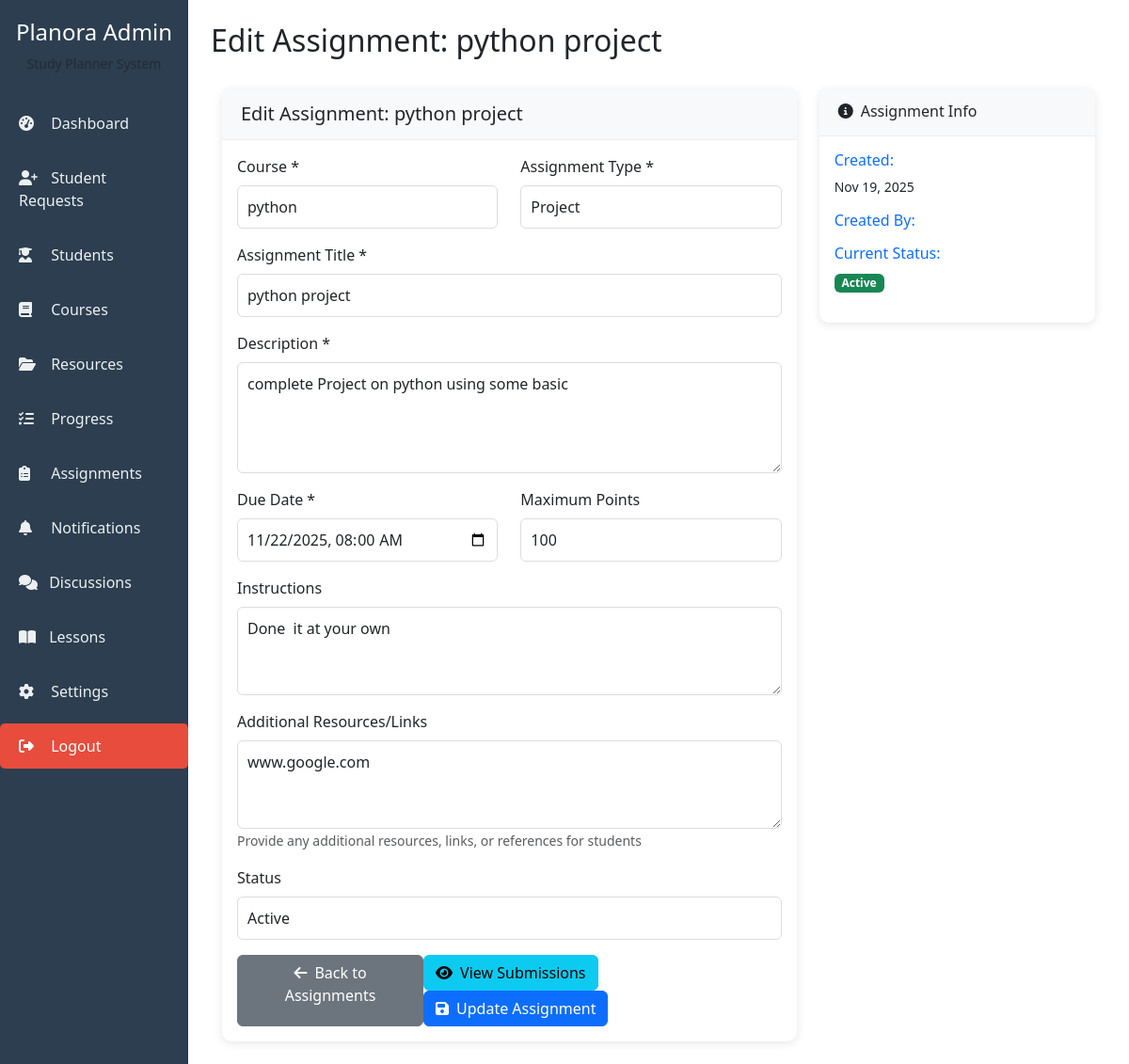
The app's page /edit_assignment/2/ (signed in) with its own data.
### core/models.py (models this page shows, shortened)
class Assignment(models.Model):
    ASSIGNMENT_TYPES = [
        ('project', 'Project'),
        ('quiz', 'Quiz'),
        ('homework', 'Homework'),
        ('exam', 'Exam'),
    ]
    STATUS_CHOICES = [
        ('active', 'Active'),
        ('inactive', 'Inactive'),
        ('completed', 'Completed'),
    ]
    course = models.ForeignKey(Course, on_delete=models.CASCADE)
    title = models.CharField(max_length=200)
    description = models.TextField()
    assignment_type = models.CharField(max_length=20, choices=ASSIGNMENT_TYPES, default='homework')
    due_date = models.DateTimeField()
    max_points = models.IntegerField(default=100)
    instructions = models.TextField(blank=True)
    resources = models.TextField(blank=True, help_text="Additional resources or links")
    status = models.CharField(max_length=20, choices=STATUS_CHOICES, default='active')
    created_by = models.ForeignKey(User, on_delete=models.CASCADE)
    created_at = models.DateTimeField(auto_now_add=True)
    updated_at = models.DateTimeField(auto_now=True)
    class Meta:
        ordering = ['-due_date']
    def is_overdue(self):
        return timezone.now() > self.due_date

### core/views.py (the view)
# urls.py: path('edit_assignment/<int:assignment_id>/', views.edit_assignment, name='edit_assignment'),
@login_required
def edit_assignment(request, assignment_id):
    if not request.user.is_staff and not request.user.is_superuser:
        messages.error(request, "Access denied!")
        return redirect('home')
    assignment = get_object_or_404(Assignment, id=assignment_id)
    if request.method == 'POST':
        form = AssignmentForm(request.POST, instance=assignment)
        if form.is_valid():
            try:
                form.save()
                messages.success(request, "Assignment updated successfully!")
                return redirect('admin_assignments')
            except Exception as e:
                messages.error(request, f"Error updating assignment: {str(e)}")
        else:
            messages.error(request, "Please correct the errors below.")
    else:
        form = AssignmentForm(instance=assignment)
    return render(request, 'admin_panel/edit_assignment.html', {
        'form': form,
        'assignment': assignment
    })

### core/forms.py
class AssignmentForm(forms.ModelForm):
    due_date = forms.DateTimeField(
        widget=forms.DateTimeInput(attrs={'type': 'datetime-local', 'class': 'form-control'}),
        input_formats=['%Y-%m-%dT%H:%M']
    )
    class Meta:
        model = Assignment
        fields = ['course', 'title', 'description', 'assignment_type', 'due_date', 'max_points', 'instructions', 'resources', 'status']
        widgets = {
            'course': forms.Select(attrs={'class': 'form-control'}),
            'title': forms.TextInput(attrs={'class': 'form-control'}),
            'description': forms.Textarea(attrs={'rows': 4, 'class': 'form-control'}),
            'assignment_type': forms.Select(attrs={'class': 'form-control'}),
            'max_points': forms.NumberInput(attrs={'class': 'form-control', 'min': 0}),
            'instructions': forms.Textarea(attrs={'rows': 3, 'class': 'form-control'}),
            'resources': forms.Textarea(attrs={'rows': 3, 'class': 'form-control'}),
            'status': forms.Select(attrs={'class': 'form-control'}),
        }

### core/models.py (called while the page is built)
    def __str__(self):
        return self.name

### core/templates/admin_panel/edit_assignment.html (shortened to what this page needs)
{% extends 'admin_panel/base_admin.html' %}
{% block page_title %}Edit Assignment: {{ assignment.title }}{% endblock %}
{% block content %}
<div class="container-fluid">
    <div class="row">
        <div class="col-md-8">
            <div class="card">
                <div class="card-header">
                    <h5 class="card-title mb-0">Edit Assignment: {{ assignment.title }}</h5>
                </div>
                <div class="card-body">
                    <form method="post">
                        <div class="row">
                            <div class="col-md-6 mb-3">
                                <label for="{{ form.course.id_for_label }}" class="form-label">Course *</label>
                                {{ form.course }}
                            </div>
                            <div class="col-md-6 mb-3">
                                <label for="{{ form.assignment_type.id_for_label }}" class="form-label">Assignment Type *</label>
                                {{ form.assignment_type }}
                            </div>
                        </div>
                        <div class="mb-3">
                            <label for="{{ form.title.id_for_label }}" class="form-label">Assignment Title *</label>
                            {{ form.title }}
                        </div>
                        <div class="mb-3">
                            <label for="{{ form.description.id_for_label }}" class="form-label">Description *</label>
                            {{ form.description }}
                        </div>
                        <div class="row">
                            <div class="col-md-6 mb-3">
                                <label for="{{ form.due_date.id_for_label }}" class="form-label">Due Date *</label>
                                {{ form.due_date }}
                            </div>
                            <div class="col-md-6 mb-3">
                                <label for="{{ form.max_points.id_for_label }}" class="form-label">Maximum Points</label>
                                {{ form.max_points }}
                            </div>
                        </div>
                        <div class="mb-3">
                            <label for="{{ form.instructions.id_for_label }}" class="form-label">Instructions</label>
                            {{ form.instructions }}
                        </div>
                        <div class="mb-3">
                            <label for="{{ form.resources.id_for_label }}" class="form-label">Additional Resources/Links</label>
                            {{ form.resources }}
                            <small class="text-muted">Provide any additional resources, links, or references for students</small>
                        </div>
                        <div class="mb-3">
                            <label for="{{ form.status.id_for_label }}" class="form-label">Status</label>
                            {{ form.status }}
                        </div>
                        <div class="d-flex justify-content-between">
                            <a href="{% url 'admin_assignments' %}" class="btn btn-secondary">
                                <i class="fas fa-arrow-left me-2"></i>Back to Assignments
                            </a>
                            <div>
                                {% if assignment.id %}
                                <a href="{% url 'assignment_submissions' assignment.id %}" class="btn btn-info me-2">
                                    <i class="fas fa-eye me-2"></i>View Submissions
                                </a>
                                {% endif %}
                                <button type="submit" class="btn btn-primary">
                                    <i class="fas fa-save me-2"></i>Update Assignment
                                </button>
                            </div>
                        </div>
                    </form>
                </div>
            </div>
        </div>
        <div class="col-md-4">
            <div class="card">
                <div class="card-header">
                    <h6 class="card-title mb-0"><i class="fas fa-info-circle me-2"></i>Assignment Info</h6>
                </div>
                <div class="card-body">
                    {% if assignment.id %}
                    <div class="mb-3">
                        <h6 class="text-primary">Created:</h6>
                        <p class="small">{{ assignment.created_at|date:"M d, Y" }}</p>
                    </div>
                    <div class="mb-3">
                        <h6 class="text-primary">Created By:</h6>
                    </div>
                    <div class="mb-3">
                        <h6 class="text-primary">Current Status:</h6>
                        <span class="badge
                            {% if assignment.status == 'active' %}bg-success
                            {% elif assignment.status == 'inactive' %}bg-secondary
                            {% else %}bg-primary{% endif %}">
                            {{ assignment.status|title }}
                        </span>
                    </div>
                    {% else %}
                    <div class="alert alert-info small">
                        <i class="fas fa-info-circle me-2"></i>
                        This is a new assignment. Info will appear after creation.
                    </div>
                    {% endif %}
                </div>
            </div>
        </div>
    </div>
</div>
{% endblock %}

### core/templates/admin_panel/edit_assignment.html (style rules this page uses)
.form-control, .form-select { border-radius: 6px; border: 1px solid #ddd; padding: 10px; }
.card { border: none; box-shadow: 0 2px 10px rgba(0,0,0,0.1); border-radius: 10px; }
.card-header { background: #f8f9fa; border-bottom: 1px solid #eee; padding: 15px 20px; }

### records on screen
Assignment: title "python project", course "python", assignment_type "Project", description "complete Project on python using some basic", due_date "11/22/2025 08:00", max_points "100", instructions "Done it at your own", resources "www.google.com", status "Active", created_at "Nov 19, 2025"
